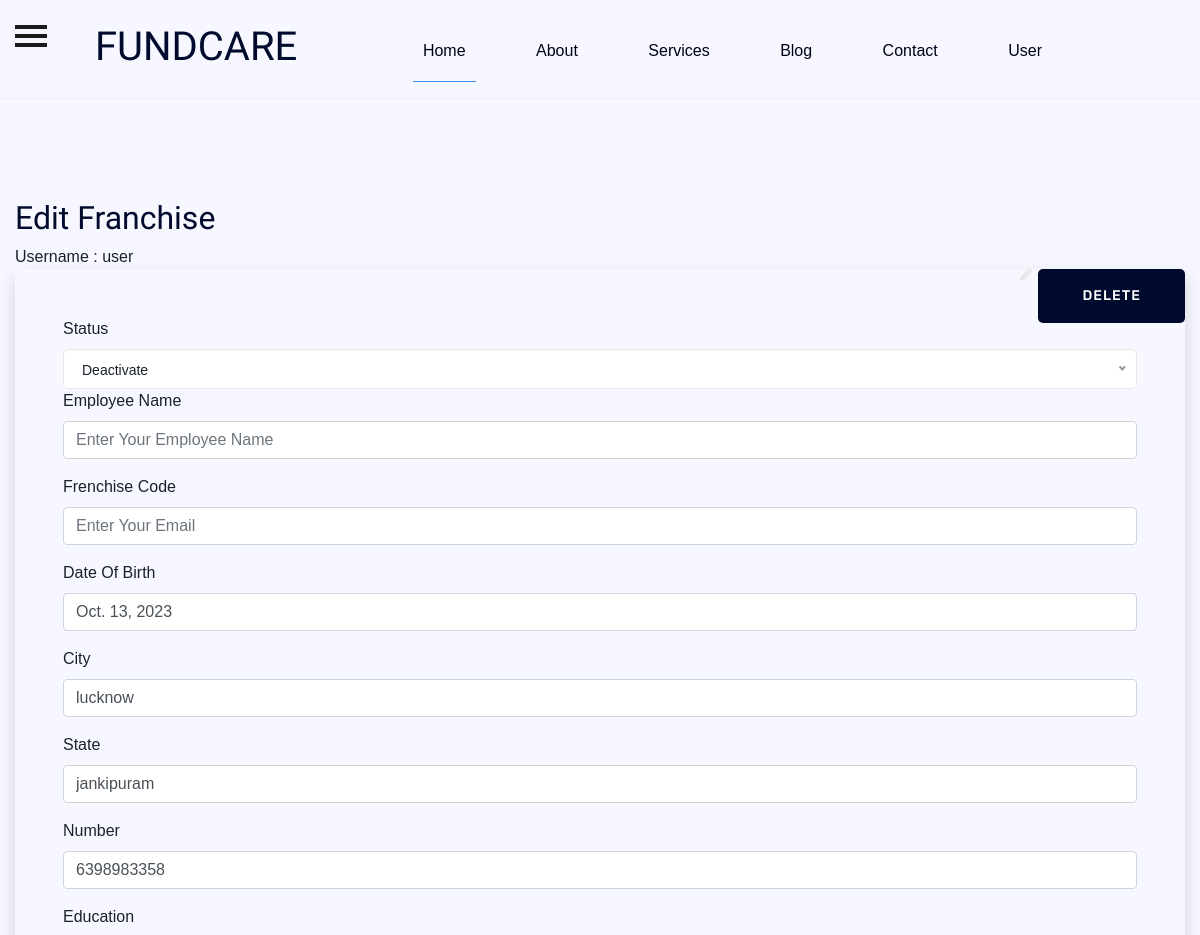
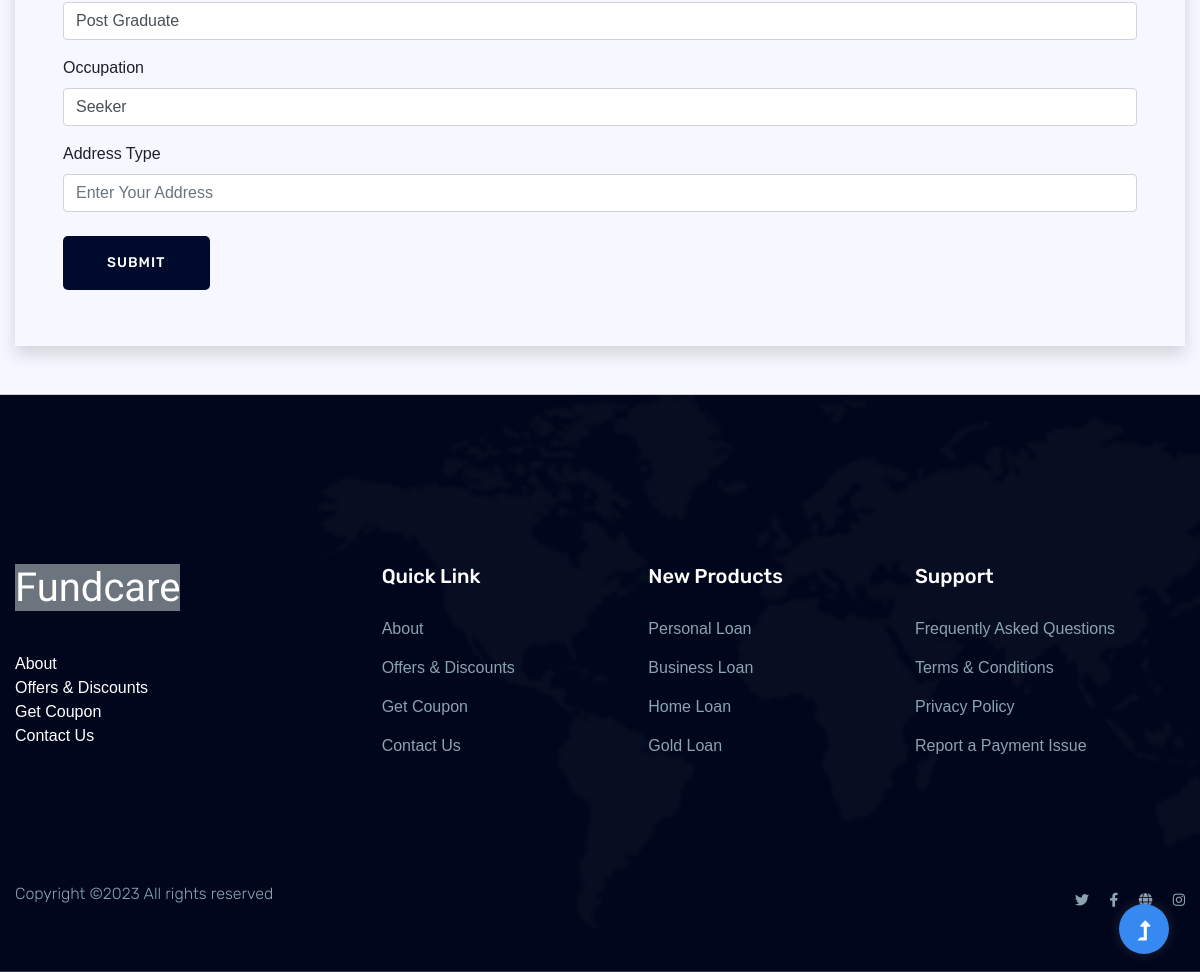
Screenshot of /editfrenchise/10 (signed in) with the database file from the repository (2 pictures, top to bottom).
### frenchise/models.py (models this page shows)
class ProfileFrenchise(models.Model):
    user = models.ForeignKey(User, on_delete=models.CASCADE)
    frenchise_name = models.CharField(max_length=30)
    Code = models.CharField(max_length=100)
    email = models.EmailField(blank=True)
    DOB = models.DateField(max_length=8,null=True)
    gender = models.CharField(max_length=20)
    city =models.CharField(max_length=20,null=True)
    state = models.CharField(max_length=100)
    number = models.IntegerField(max_length=10)
    Education = models.CharField(max_length=100)
    Occupation = models.CharField(max_length=100)
    Address_Type = models.CharField(max_length=50)
    Role = models.CharField(max_length=120,default="not specified")
    def __str__(self):
        return f"{self.number}"

### frenchise/views.py (the view, shortened to what this page needs)
# urls.py: path('editfrenchise/<int:frenchid>',editfrenchise,name='editfrenchise')
@login_required
def editfrenchise(request,frenchid):
    users = request.user
    if users.is_superuser:
        getIduser = User.objects.get(id=frenchid)
        user = get_object_or_404(User, id=frenchid)
        try:
            getIduser = User.objects.get(id=frenchid)
            getidProfile = ProfileFrenchise.objects.get(user=getIduser)
            print(getidProfile)
        except User.DoesNotExist:
            getIduser = None
            getidProfile = None
            return HttpResponse("user not exist")
        except ProfileFrenchise.DoesNotExist:
            getidProfile = None
            return HttpResponse("Profile not exist")
        if getidProfile:
            print(getidProfile)
            print(getidProfile)
            return render(request,'frenchise/editfrenchise.html',{'userdata':getIduser,'profileDta':getidProfile})
        else:
            return HttpResponse("else")

### frenchise/templates/frenchise/editfrenchise.html (shortened to what this page needs)
{% extends 'frenchise/base.html' %}
{% load static %}
{% block home-page %}
<main>
    <br>
    <br>
    <hr>
    <div id="wrapper">
             <div id="page-content-wrapper">
                 <button type="button" class="hamburger animated fadeInLeft is-closed" data-toggle="offcanvas">
                     <span class="hamb-top"></span>
                     <span class="hamb-middle"></span>
                     <span class="hamb-bottom"></span>
                 </button>
                 <div class="container">
                    <div class="row">
                        <div class="col-md-12">	<h2>Edit Franchise</h2> </div>
                    </div>
                    <div class="row">
                                        <div class="col-md-12">
                                            <div class="widget blank no-padding">
                                                <div class="panel panel-default work-progress-table">
                                                    <div class="panel-heading"> Username : {{request.user.username}}
                                                        <div class="dropdown rounded">
                                                            <button class="btn btn-danger pull-right"  data-title="Delete" data-toggle="modal" data-target="#delete"> Delete</button>
                                                        </div>
                                                    </div>
                                                      <i class="fa fa-pen fa-xs edit"></i>
                                                        <form action="" method="post" novalidate class="shadow p-3 p-md-5">
                                                            <div class="mb-3">
                                                                <label for="status" class="form-label">Status</label>
                                                            </div>
                                                            <div class="form-group">
                                                                <label for="employee_id">Employee Name</label>
                                                                <input type="text" name="name" class="form-control" value="{{profileDta.frenchise_name}}" placeholder="Enter Your Employee Name" required>
                                                            </div>
                                                            <div class="form-group">
                                                                <label for="email">Frenchise Code</label>
                                                                <input type="email" name="code" class="form-control" value="{{profileDta.Code}}" placeholder="Enter Your Email" required>
                                                            </div>
                                                            <div class="form-group">
                                                                <label for="username">Date Of Birth</label>
                                                                <input type="text" name="dob" class="form-control" value="{{profileDta.DOB}}" placeholder="Enter Your Username" required>
                                                            </div>
                                                            <div class="form-group">
                                                                <label for="city">City</label>
                                                                <input type="text" name="city" class="form-control" value="{{profileDta.city}}" placeholder="Enter Your city" >
                                                            </div>
                                                            <div class="form-group">
                                                                <label for="state">State</label>
                                                                <input type="text" name="state" class="form-control" value="{{profileDta.state}}" placeholder="Enter Your state" >
                                                            </div>
                                                            <div class="form-group">
                                                                <label for="number">Number</label>
                                                                <input type="text" name="number" class="form-control" value="{{profileDta.number}}" placeholder="Enter Your state" >
                                                            </div>
                                                            <div class="form-group">
                                                                <label for="education">Education</label>
                                                                <input type="text" name="education" class="form-control" value="{{profileDta.Education}}" placeholder="Enter Your state" >
                                                            </div>
                                                            <div class="form-group">
                                                                <label for="Occupation">Occupation</label>
                                                                <input type="text" name="Occupation" class="form-control" value="{{profileDta.Occupation}}" placeholder="Enter Your Occupation" >
                                                            </div>
                                                            <div class="form-group">
                                                                <label for="Address_Type">Address Type</label>
                                                                <input type="text" name="address" class="form-control" value="{{profileDta.Address_Type}}" placeholder="Enter Your Address" >
                                                            </div>
                                                            <button type="submit" class="btn btn-primary my-2">Submit</button>
                                                        </form>
                                                </div>
                                            </div>
                                        </div>
                                    </div>
                </div>
             </div>
         </div>
{% endblock home-page %}

### frenchise/templates/frenchise/base.html (shortened to what this page needs)
<!doctype html>
{% load static %}
<html class="no-js" lang="zxx">
    <head>
            <link rel="stylesheet" href="{% static 'frenchise/css/bootstrap.min.css' %}">
            <link rel="stylesheet" href="{% static 'frenchise/css/owl.carousel.min.css' %}">
            <link rel="stylesheet" href="{% static 'frenchise/css/slicknav.css' %}" >
            <link rel="stylesheet" href="{% static 'frenchise/css/flaticon.css' %}">
            <link rel="stylesheet" href="{% static 'frenchise/css/animate.min.css' %}">
            <link rel="stylesheet" href="{% static 'frenchise/css/magnific-popup.css' %}">
            <link rel="stylesheet" href="{% static 'frenchise/css/fontawesome-all.min.css' %}">
            <link rel="stylesheet" href="{% static 'frenchise/css/themify-icons.css' %}">
            <link href="https://maxcdn.bootstrapcdn.com/font-awesome/4.7.0/css/font-awesome.min.css" rel="stylesheet">
            <link rel="stylesheet" href="{% static 'frenchise/css/slick.css' %}">
            <link rel="stylesheet" href="{% static 'frenchise/css/nice-select.css' %}">
            <link rel="stylesheet" href="{% static 'frenchise/css/style.css' %}">
    <link rel="stylesheet" href="https://cdnjs.cloudflare.com/ajax/libs/font-awesome/5.12.1/css/all.min.css">
 </head>
   <body>
<header>
    <div class="header-area header-transparent">
            <div class="main-header  header-sticky">
                <div class="container-fluid">
                    <div class="row align-items-center">
                        <div class="col-xl-2 col-lg-2 col-md-1">
                            <div class="logo ">
                                <a href="{% url 'home' %}"><h1>FUNDCARE</h1></a>
                            </div>
                        </div>
                        <div class="col-xl-10 col-lg-10 col-md-10">
                        <div class="menu-main d-flex align-items-center justify-content-end">
                            <div class="main-menu f-right d-none d-lg-block">
                                <nav>
                                    <ul id="navigation">
                                        <li class="active"><a href="{% url 'home' %}">Home</a></li>
                                        <li><a href="{% url 'about' %}">About</a></li>
                                        <li><a href="{% url 'services' %}">Services</a></li>
                                        <li><a href="{% url 'blog' %}">Blog</a>
                                        </li>
                                        <li><a href="{% url 'contact' %}">Contact</a></li>
                                        {% if request.user.is_authenticated %}
                                            <li><a href="#">{{ request.user.username|capfirst }}</a>
                                            </li>
                                        {% else %}
                                            <li><a href="{% url 'register' %}" class=""><i class="fa-light fa-user-plus"></i><small>Partner Dashboard</small> </a></li>
                                            <li><a href="{% url 'login' %}" class=""><i class="fa-light fa-user-plus"></i><small> Login </small> </a></li>
                                        {% endif %}
                                    </ul>
                                </nav>
                            </div>
                        </div>
                        </div>
                        <div class="col-12">
                        </div>
                    </div>
                </div>
            </div>
    </div>
</header>
{% block home-page %} {% endblock home-page %}
    <footer class="mt-5">
        <div class="footer-area">
            <div class="container-fluid">
               <div class="footer-top footer-padding">
                    <div class="row justify-content-between">
                        <div class="col-xl-3 col-lg-4 col-md-4 col-sm-6">
                            <div class="single-footer-caption mb-50">
                                <div class="single-footer-caption mb-30">
                                    <div class="footer-logo">
                                        <h1><a href="{% url 'home' %}" class="btn-secondary">Fundcare</a></h1>
                                    </div>
                                    <ul>
                                        <li><a href="#">About</a></li>
                                        <li><a href="#">Offers & Discounts</a></li>
                                        <li><a href="#">Get Coupon</a></li>
                                        <li><a href="#"> Contact Us</a></li>
                                    </ul>
                                </div>
                            </div>
                        </div>
                        <div class="col-xl-2 col-lg-2 col-md-4 col-sm-6">
                            <div class="single-footer-caption mb-50">
                                <div class="footer-tittle">
                                    <h4>Quick Link</h4>
                                    <ul>
                                        <li><a href="#">About</a></li>
                                        <li><a href="#">Offers & Discounts</a></li>
                                        <li><a href="#">Get Coupon</a></li>
                                        <li><a href="#"> Contact Us</a></li>
                                    </ul>
                                </div>
                            </div>
                        </div>
                        <div class="col-xl-2 col-lg-3 col-md-4 col-sm-6">
                            <div class="single-footer-caption mb-50">
                                <div class="footer-tittle">
                                    <h4>New Products</h4>
                                    <ul>
                                        <li><a href="#">Personal Loan</a></li>
                                        <li><a href="#">Business Loan</a></li>
                                        <li><a href="#">Home Loan</a></li>
                                        <li><a href="#">Gold Loan</a></li>
                                    </ul>
                                </div>
                            </div>
                        </div>
                        <div class="col-xl-3 col-lg-3 col-md-4 col-sm-6">
                            <div class="single-footer-caption mb-50">
                                <div class="footer-tittle">
                                    <h4>Support</h4>
                                    <ul>
                                        <li><a href="#">Frequently Asked Questions</a></li>
                                        <li><a href="#">Terms & Conditions</a></li>
                                        <li><a href="#"> Privacy Policy</a></li>
                                        <li><a href="#">Report a Payment Issue</a></li>
                                    </ul>
                                </div>
                            </div>
                        </div>
                    </div>
               </div>
                <div class="footer-bottom">
                    <div class="row d-flex justify-content-between align-items-center">
                        <div class="col-xl-9 col-lg-8">
                            <div class="footer-copy-right">
                                <p>
    Copyright &copy;<script>document.write(new Date().getFullYear());</script> All rights reserved
    </p>
                            </div>
                        </div>
                        <div class="col-xl-3 col-lg-4">
                            <div class="footer-social f-right">
                                <a href="#"><i class="fab fa-twitter"></i></a>
                                <a href="#"><i class="fab fa-facebook-f"></i></a>
                                <a href="#"><i class="fas fa-globe"></i></a>
                                <a href="#"><i class="fab fa-instagram"></i></a>
                            </div>
                        </div>
                    </div>
               </div>
            </div>
        </div>
    </footer>
    <div id="back-top" >
        <a title="Go to Top" href="#"> <i class="fas fa-level-up-alt"></i></a>
    </div>
    </body>
</html>

### rows the page displays
ProfileFrenchise: dob "Oct. 13, 2023", city "lucknow", state "jankipuram", number "6398983358", education "Post Graduate", Occupation "Seeker"

### other values shown
{{ request.user.username|capfirst }} "User"
{{ request.user.username }} "user"
